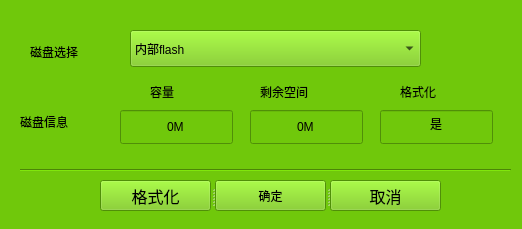
<?xml version="1.0" encoding="UTF-8"?>
<ui version="4.0">
 <class>frm_driver</class>
 <widget class="QWidget" name="frm_driver">
  <property name="windowModality">
   <enum>Qt::WindowModal</enum>
  </property>
  <property name="geometry">
   <rect>
    <x>0</x>
    <y>0</y>
    <width>522</width>
    <height>229</height>
   </rect>
  </property>
  <property name="windowTitle">
   <string>磁盘管理</string>
  </property>
  <property name="styleSheet">
   <string notr="true">font: 12pt &quot;WenQuanYi Zen Hei&quot;;
background-color: rgb(112, 200, 11);</string>
  </property>
  <widget class="QLabel" name="label">
   <property name="geometry">
    <rect>
     <x>30</x>
     <y>40</y>
     <width>91</width>
     <height>24</height>
    </rect>
   </property>
   <property name="text">
    <string>磁盘选择</string>
   </property>
  </widget>
  <widget class="QLabel" name="label_2">
   <property name="geometry">
    <rect>
     <x>20</x>
     <y>110</y>
     <width>91</width>
     <height>24</height>
    </rect>
   </property>
   <property name="text">
    <string>磁盘信息</string>
   </property>
  </widget>
  <widget class="QLabel" name="label_3">
   <property name="geometry">
    <rect>
     <x>150</x>
     <y>80</y>
     <width>70</width>
     <height>24</height>
    </rect>
   </property>
   <property name="text">
    <string>容量</string>
   </property>
  </widget>
  <widget class="QComboBox" name="comboBox">
   <property name="geometry">
    <rect>
     <x>130</x>
     <y>30</y>
     <width>291</width>
     <height>37</height>
    </rect>
   </property>
   <item>
    <property name="text">
     <string>内部flash</string>
    </property>
   </item>
   <item>
    <property name="text">
     <string>外部SD1</string>
    </property>
   </item>
   <item>
    <property name="text">
     <string>外部SD2</string>
    </property>
   </item>
  </widget>
  <widget class="QLabel" name="label_5">
   <property name="geometry">
    <rect>
     <x>260</x>
     <y>80</y>
     <width>101</width>
     <height>24</height>
    </rect>
   </property>
   <property name="text">
    <string>剩余空间</string>
   </property>
  </widget>
  <widget class="QLabel" name="label_7">
   <property name="geometry">
    <rect>
     <x>400</x>
     <y>80</y>
     <width>70</width>
     <height>24</height>
    </rect>
   </property>
   <property name="text">
    <string>格式化</string>
   </property>
  </widget>
  <widget class="QLineEdit" name="edt_capacity">
   <property name="geometry">
    <rect>
     <x>120</x>
     <y>110</y>
     <width>113</width>
     <height>34</height>
    </rect>
   </property>
   <property name="text">
    <string>0M</string>
   </property>
   <property name="alignment">
    <set>Qt::AlignCenter</set>
   </property>
   <property name="readOnly">
    <bool>true</bool>
   </property>
  </widget>
  <widget class="QLineEdit" name="edt_remain">
   <property name="geometry">
    <rect>
     <x>250</x>
     <y>110</y>
     <width>113</width>
     <height>34</height>
    </rect>
   </property>
   <property name="text">
    <string>0M</string>
   </property>
   <property name="alignment">
    <set>Qt::AlignCenter</set>
   </property>
   <property name="readOnly">
    <bool>true</bool>
   </property>
  </widget>
  <widget class="QLineEdit" name="edt_format">
   <property name="geometry">
    <rect>
     <x>380</x>
     <y>110</y>
     <width>113</width>
     <height>34</height>
    </rect>
   </property>
   <property name="text">
    <string>是</string>
   </property>
   <property name="alignment">
    <set>Qt::AlignCenter</set>
   </property>
   <property name="readOnly">
    <bool>true</bool>
   </property>
  </widget>
  <widget class="Line" name="line">
   <property name="geometry">
    <rect>
     <x>20</x>
     <y>160</y>
     <width>491</width>
     <height>20</height>
    </rect>
   </property>
   <property name="orientation">
    <enum>Qt::Horizontal</enum>
   </property>
  </widget>
  <widget class="QSplitter" name="splitter">
   <property name="geometry">
    <rect>
     <x>100</x>
     <y>180</y>
     <width>341</width>
     <height>31</height>
    </rect>
   </property>
   <property name="orientation">
    <enum>Qt::Horizontal</enum>
   </property>
   <widget class="QPushButton" name="pbtn_ok">
    <property name="font">
     <font>
      <family>WenQuanYi Zen Hei</family>
      <pointsize>12</pointsize>
     </font>
    </property>
    <property name="text">
     <string>格式化</string>
    </property>
   </widget>
   <widget class="QPushButton" name="pushButton">
    <property name="text">
     <string>确定</string>
    </property>
   </widget>
   <widget class="QPushButton" name="pbtn_close">
    <property name="font">
     <font>
      <family>WenQuanYi Zen Hei</family>
      <pointsize>12</pointsize>
     </font>
    </property>
    <property name="text">
     <string>取消</string>
    </property>
   </widget>
  </widget>
 </widget>
 <resources/>
 <connections>
  <connection>
   <sender>pbtn_close</sender>
   <signal>clicked()</signal>
   <receiver>frm_driver</receiver>
   <slot>close()</slot>
   <hints>
    <hint type="sourcelabel">
     <x>329</x>
     <y>197</y>
    </hint>
    <hint type="destinationlabel">
     <x>260</x>
     <y>114</y>
    </hint>
   </hints>
  </connection>
  <connection>
   <sender>pbtn_ok</sender>
   <signal>clicked()</signal>
   <receiver>frm_driver</receiver>
   <slot>close()</slot>
   <hints>
    <hint type="sourcelabel">
     <x>199</x>
     <y>197</y>
    </hint>
    <hint type="destinationlabel">
     <x>260</x>
     <y>114</y>
    </hint>
   </hints>
  </connection>
 </connections>
</ui>
